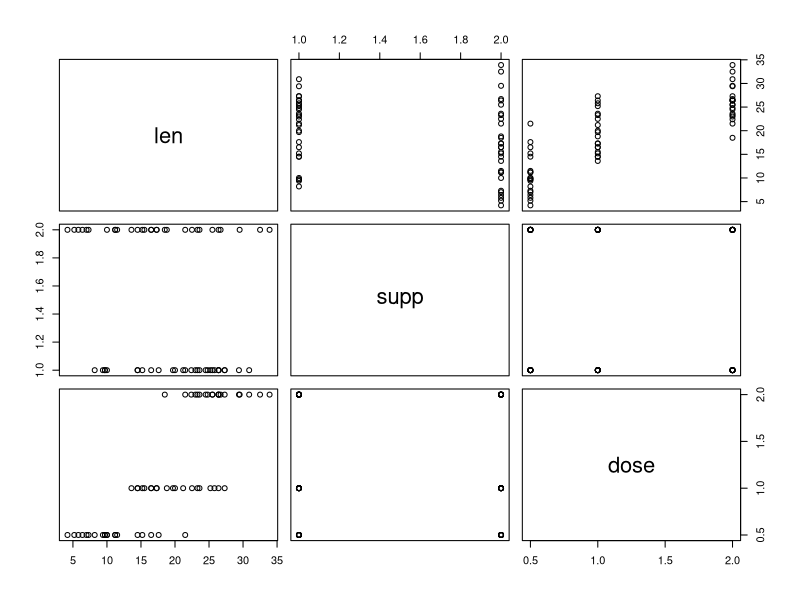
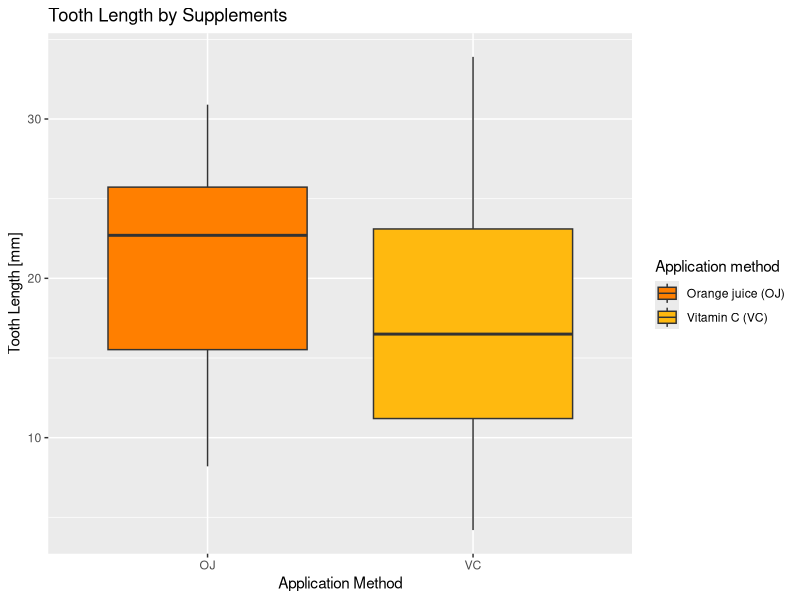
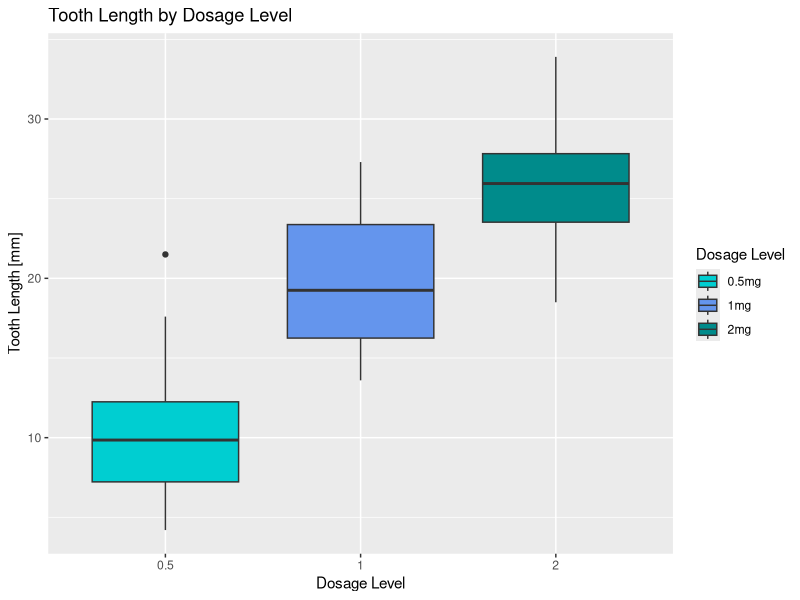

Here is the R script that generated these plots, in order:
## ---- chunk 1
knitr::opts_chunk$set(echo = TRUE)
## ---- chunk 2
data("ToothGrowth")
print(names(ToothGrowth))
print(summary(ToothGrowth))
print(paste("Number of Rows: ", nrow(ToothGrowth)))
print(sapply(ToothGrowth, class))
## ---- chunk 3
procData <- ToothGrowth
procData$dose <- as.factor(procData$dose)
## ---- chunk 4
meanSupp <- split(procData$len, procData$supp)
sapply(meanSupp, mean)
## ---- chunk 5
meanDose <- split(procData$len, procData$dose)
sapply(meanDose, mean)
## ---- chunk 6
sapply(meanDose, var)
## ---- chunk 7
sapply(meanSupp, var)
## ---- chunk 8
plot(ToothGrowth)
## ---- chunk 9
library(ggplot2)
ggplot(aes(x = supp, y = len), data = procData) + geom_boxplot(aes(fill = supp)) + xlab("Application Method") + ylab("Tooth Length [mm]") + ggtitle("Tooth Length by Supplements") + scale_fill_manual(name = "Application method", values = c("darkorange1","darkgoldenrod1"), labels = c("Orange juice (OJ)", "Vitamin C (VC)"))
ggplot(aes(x = dose, y = len), data = procData) + geom_boxplot(aes(fill = dose)) + xlab("Dosage Level") + ylab("Tooth Length [mm]") + ggtitle("Tooth Length by Dosage Level") + scale_fill_manual(name = "Dosage Level", values = c("darkturquoise","cornflowerblue","darkcyan"), labels = c("0.5mg", "1mg", "2mg"))
## ---- chunk 10
t.test(procData$len[procData$supp == "OJ"], procData$len[procData$supp == "VC"], paired = FALSE, var.equal = FALSE)
## ---- chunk 11
t.test(procData$len[procData$dose == 2], procData$len[procData$dose != 2], paired = FALSE, var.equal = TRUE)
